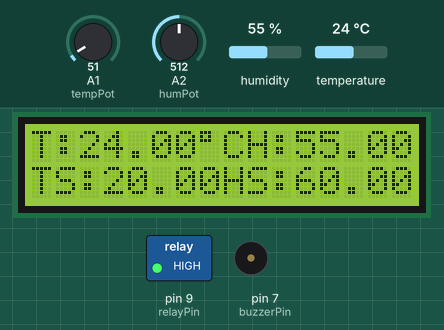
This sketch was run on a simulated Arduino Uno, built with avr-gcc and run on an emulated ATmega328P. Shown: 16×2 character LCD, switched loads named in the sketch (green lamp = pin HIGH), buzzer (waves = sounding, pin HIGH). The test bench sets the inputs (shaded band); at power-on: humidity 55 %, temperature 24 °C, A1 (tempPot) = 51, A2 (humPot) = 512.

Above: at 3.2 s.
3.3 s: humidity set to 84 %
At 4.8 s:
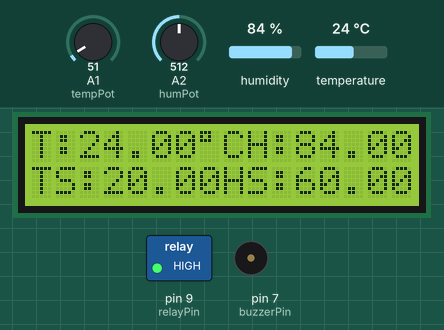
6.0 s: humidity set to 88 %
At 7.5 s:
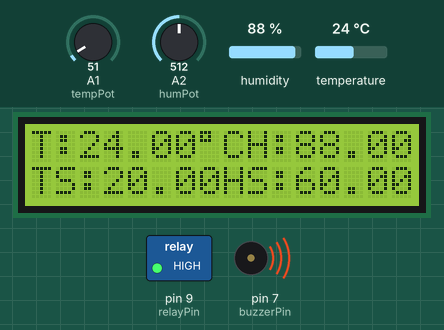
8.7 s: temperature set to 22 °C
At 11.4 s:
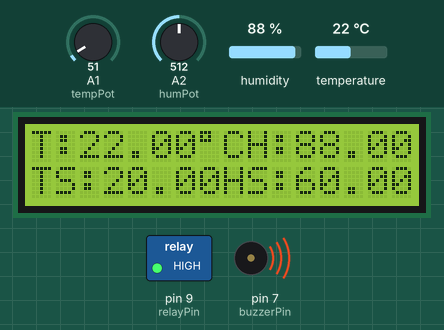
11.7 s: temperature set to 19 °C
At 13.0 s:
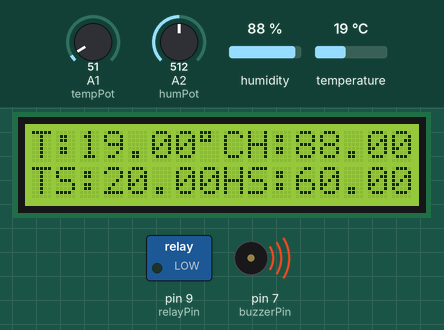
14.4 s: A1 (tempPot) set to 61
At 17.1 s:
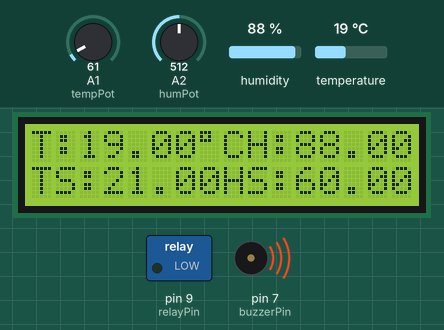
17.8 s: A2 (humPot) set to 716
At 19.7 s:
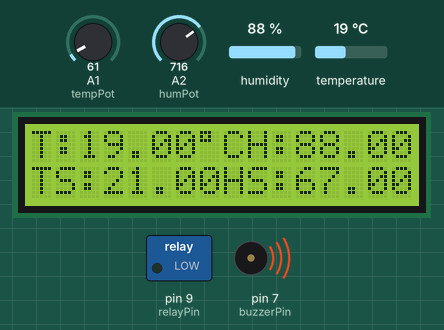
Timing chart, 0 to 21.2 s (numbered marks = the images above; inputs shaded):
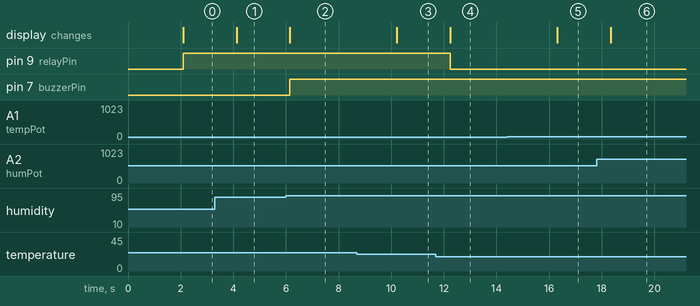

Measured:
- the behaviour switches between 85 and 86 % on humidity (found by bisection; images 1 and 2)
- the behaviour switches between 21 and 20 °C on temperature (found by bisection; images 3 and 4)
- after the input at 3.3 s, the display: changes after 0.82 s (image 1)
- after the input at 6.0 s, pin 7 (buzzerPin): LOW → HIGH after 0.15 s; the display: changes after 0.15 s (image 2)
- after the input at 8.7 s, the display: changes after 1.5 s (image 3)
- after the input at 11.7 s, pin 9 (relayPin): HIGH → LOW after 0.54 s; the display: changes after 0.54 s (image 4)
- after the input at 14.4 s, the display: changes after 1.9 s (image 5)
- after the input at 17.8 s, the display: changes after 0.53 s (image 6)

The sketch:

Temperature_and_Humidity_Controller_with_using_DHT11.ino
```cpp
#include <DHT.h>
#include <LiquidCrystal.h>

#define DHTPIN A0
#define DHTTYPE DHT11

DHT dht(DHTPIN, DHTTYPE);

/* LCD configuration */
LiquidCrystal lcd(12,11,6,5,4,3);

/* Pins */
int relayPin = 9;
int buzzerPin = 7;
int tempPot = A1;
int humPot = A2;

void setup()
{
  lcd.begin(16,2);
  dht.begin();
  delay(2000);

  pinMode(relayPin, OUTPUT);
  pinMode(buzzerPin, OUTPUT);
}

void loop()
{
  float temperature = dht.readTemperature();
  float humidity = dht.readHumidity();

  int tempValue = analogRead(tempPot);
  int humValue = analogRead(humPot);

  float tempSet = map(tempValue,0,1023,20,40);
  float humSet  = map(humValue,0,1023,40,80);

  lcd.setCursor(0,0);
  lcd.print("T:");
  lcd.print(temperature);
  lcd.print((char)223);
  lcd.print("C ");

  lcd.setCursor(9,0);
  lcd.print("H:");
  lcd.print(humidity);
  lcd.print("%");

  lcd.setCursor(0,1);
  lcd.print("TS:");
  lcd.print(tempSet);
  lcd.print(" ");

  lcd.setCursor(8,1);
  lcd.print("HS:");
  lcd.print(humSet);

  /* Relay control */
  if(temperature > tempSet)
  {
    digitalWrite(relayPin,HIGH);
  }
  else
  {
    digitalWrite(relayPin,LOW);
  }

  /* Alarm condition */
  if(temperature > 40 || humidity > 85)
  {
    digitalWrite(buzzerPin,HIGH);
  }
  else
  {
    digitalWrite(buzzerPin,LOW);
  }

  delay(2000);
}
```
